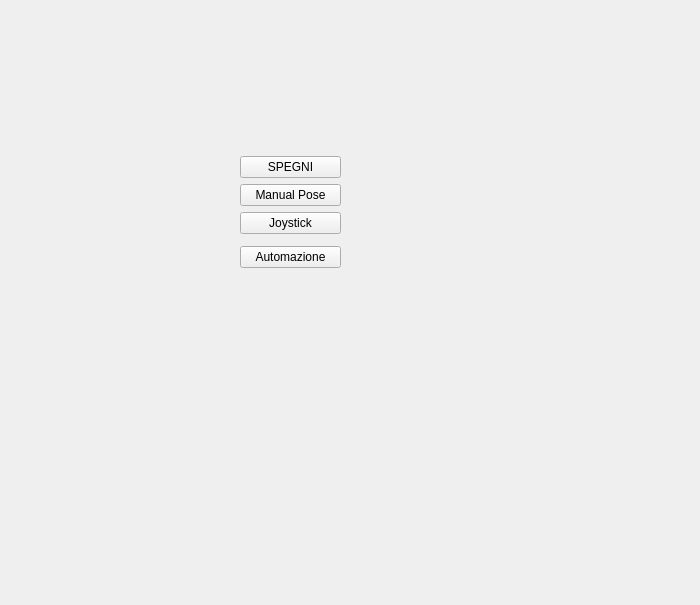
<?xml version="1.0" encoding="UTF-8"?>
<ui version="4.0">
 <class>Form</class>
 <widget class="QWidget" name="Form">
  <property name="geometry">
   <rect>
    <x>0</x>
    <y>0</y>
    <width>700</width>
    <height>605</height>
   </rect>
  </property>
  <property name="minimumSize">
   <size>
    <width>30</width>
    <height>0</height>
   </size>
  </property>
  <property name="windowTitle">
   <string>Screen_Main</string>
  </property>
  <widget class="QWidget" name="">
   <property name="geometry">
    <rect>
     <x>240</x>
     <y>150</y>
     <width>101</width>
     <height>124</height>
    </rect>
   </property>
   <layout class="QVBoxLayout" name="verticalLayout_3">
    <item>
     <layout class="QVBoxLayout" name="verticalLayout">
      <item>
       <layout class="QVBoxLayout" name="verticalLayout_2">
        <item>
         <widget class="QPushButton" name="pushButton">
          <property name="text">
           <string>SPEGNI</string>
          </property>
         </widget>
        </item>
        <item>
         <widget class="QPushButton" name="pushButton_2">
          <property name="text">
           <string>Manual Pose</string>
          </property>
         </widget>
        </item>
       </layout>
      </item>
      <item>
       <widget class="QPushButton" name="pushButton_3">
        <property name="text">
         <string>Joystick</string>
        </property>
       </widget>
      </item>
     </layout>
    </item>
    <item>
     <widget class="QPushButton" name="pushButton_4">
      <property name="text">
       <string>Automazione</string>
      </property>
     </widget>
    </item>
   </layout>
  </widget>
 </widget>
 <resources/>
 <connections>
  <connection>
   <sender>pushButton</sender>
   <signal>clicked()</signal>
   <receiver>Form</receiver>
   <slot>spegni_console()</slot>
   <hints>
    <hint type="sourcelabel">
     <x>261</x>
     <y>154</y>
    </hint>
    <hint type="destinationlabel">
     <x>612</x>
     <y>39</y>
    </hint>
   </hints>
  </connection>
  <connection>
   <sender>pushButton_2</sender>
   <signal>clicked()</signal>
   <receiver>Form</receiver>
   <slot>goToManualPose()</slot>
   <hints>
    <hint type="sourcelabel">
     <x>284</x>
     <y>206</y>
    </hint>
    <hint type="destinationlabel">
     <x>636</x>
     <y>168</y>
    </hint>
   </hints>
  </connection>
  <connection>
   <sender>pushButton_3</sender>
   <signal>clicked()</signal>
   <receiver>Form</receiver>
   <slot>goToJoystick()</slot>
   <hints>
    <hint type="sourcelabel">
     <x>306</x>
     <y>225</y>
    </hint>
    <hint type="destinationlabel">
     <x>399</x>
     <y>233</y>
    </hint>
   </hints>
  </connection>
  <connection>
   <sender>pushButton_4</sender>
   <signal>clicked()</signal>
   <receiver>Form</receiver>
   <slot>goToAutomazione()</slot>
   <hints>
    <hint type="sourcelabel">
     <x>294</x>
     <y>260</y>
    </hint>
    <hint type="destinationlabel">
     <x>342</x>
     <y>326</y>
    </hint>
   </hints>
  </connection>
 </connections>
 <slots>
  <slot>prova()</slot>
  <slot>pub()</slot>
  <slot>service()</slot>
  <slot>pB_esegui()</slot>
  <slot>spegni_console()</slot>
  <slot>fRandomOrientationcheck()</slot>
  <slot>pB_setJoints()</slot>
  <slot>goToJoystick()</slot>
  <slot>joystick_moveJoints()</slot>
  <slot>goToManualPose()</slot>
  <slot>goToAutomazione()</slot>
 </slots>
</ui>
